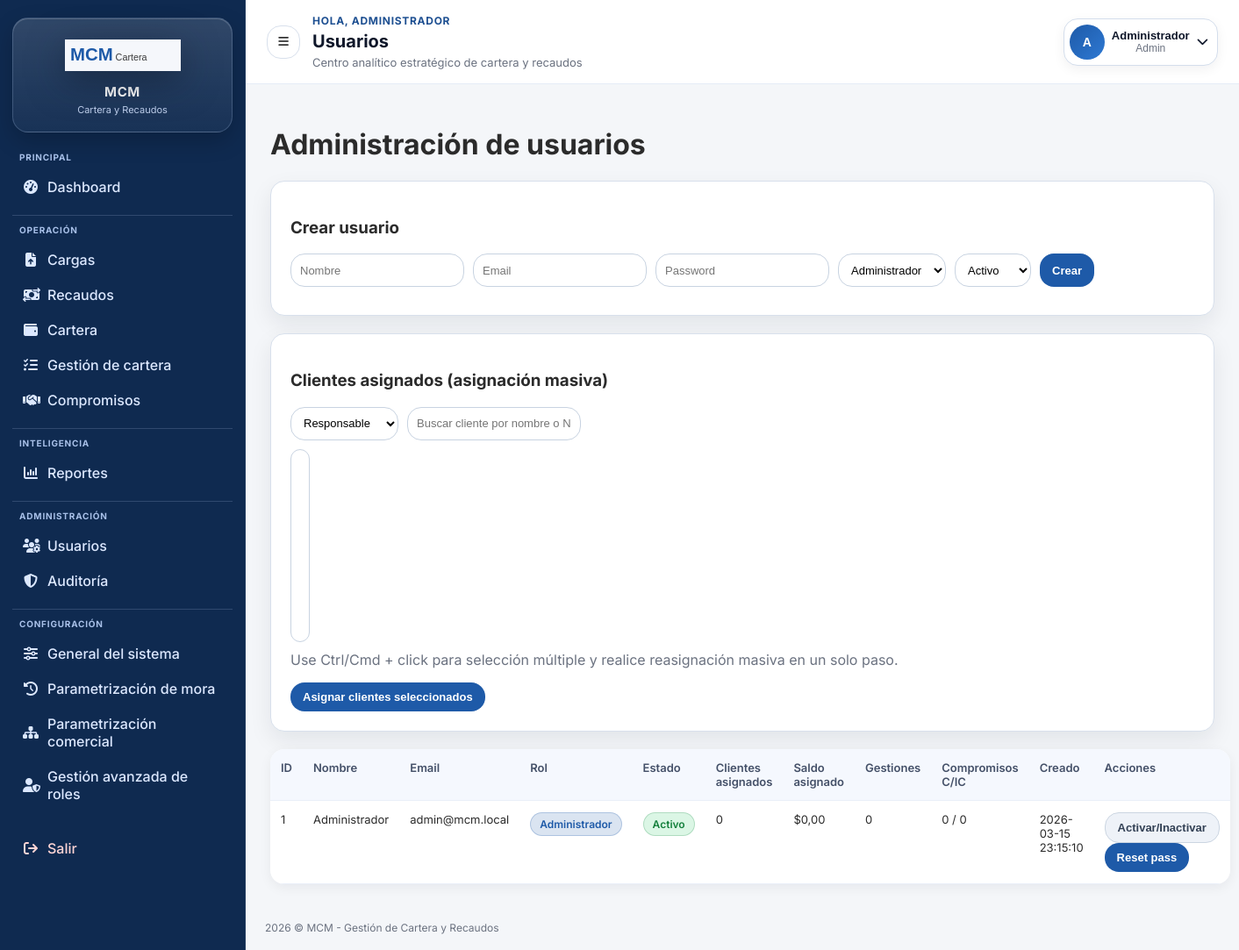
The app's page /admin/usuarios.php (signed in) with its own data.
### tables this page shows
CREATE TABLE IF NOT EXISTS usuarios (
    id BIGINT AUTO_INCREMENT PRIMARY KEY,
    nombre VARCHAR(120) NOT NULL,
    email VARCHAR(120) NOT NULL UNIQUE,
    password_hash VARCHAR(255) NOT NULL,
    rol ENUM('admin', 'analista', 'visualizador') NOT NULL DEFAULT 'visualizador',
    estado ENUM('activo', 'inactivo') NOT NULL DEFAULT 'activo',
    created_at DATETIME NOT NULL DEFAULT CURRENT_TIMESTAMP,
    updated_at DATETIME NOT NULL DEFAULT CURRENT_TIMESTAMP ON UPDATE CURRENT_TIMESTAMP
);

### public/admin/usuarios.php (called while the page is built)
<?php
require_once __DIR__ . '/../modules/admin/usuarios.php';

### app/config/app.php (called while the page is built, shortened)
<?php
if (!function_exists('app_base_url')) {
    function app_base_url(): string
    {
        return APP_BASE_URL;
    }
}
if (!function_exists('app_starts_with')) {
    function app_starts_with(string $haystack, string $needle): bool
    {
        return $needle === '' || strncmp($haystack, $needle, strlen($needle)) === 0;
    }
}
if (!function_exists('app_url')) {
    function app_url(string $path = ''): string
    {
        $base = app_base_url();
        $cleanPath = ltrim($path, '/');
        return $base === '' ? '/' . $cleanPath : $base . '/' . $cleanPath;
    }
}
if (!function_exists('app_request_path')) {
    function app_request_path(): string
    {
        $uriPath = (string)(parse_url($_SERVER['REQUEST_URI'] ?? '', PHP_URL_PATH) ?? '/');
        $base = app_base_url();
        if ($base !== '' && app_starts_with($uriPath, $base)) {
            $uriPath = substr($uriPath, strlen($base));
        }
        $uriPath = '/' . ltrim($uriPath, '/');
        return $uriPath;
    }
}
if (!function_exists('app_route_is')) {
    function app_route_is(array $paths): bool
    {
        $current = app_request_path();
        foreach ($paths as $path) {
            $normalized = '/' . ltrim($path, '/');
            $prefix = rtrim($normalized, '/') . '/';
        }
        return false;
    }
}

### app/services/SystemSettingsService.php (called while the page is built, shortened)
<?php
require_once __DIR__ . '/../config/app.php';
function system_setting_get(PDO $pdo, string $key, ?string $default = null): ?string
{
    $stmt = $pdo->prepare('SELECT setting_value FROM system_settings WHERE setting_key = ? LIMIT 1');
    $stmt->execute([$key]);
    $value = $stmt->fetchColumn();
    if ($value === false || $value === null || trim((string)$value) === '') {
        return $default;
    }
    return (string)$value;
}
function system_logo_default_path(): string
{
    return 'assets/img/logo-mcm.svg';
}
function system_logo_public_path(?string $relativePath): ?string
{
    if (!is_string($relativePath) || trim($relativePath) === '') {
        return null;
    }
    $normalized = ltrim(str_replace('\\', '/', $relativePath), '/');
    return $normalized;
}
function system_logo_url(?PDO $pdo = null): string
{
    $customPath = null;
    if ($pdo instanceof PDO) {
        try {
            $customPath = system_setting_get($pdo, 'institutional_logo_path');
        } catch (Throwable $exception) {
            $customPath = null;
        }
    } else {
        try {
            require __DIR__ . '/../config/db.php';
            if (isset($pdo) && $pdo instanceof PDO) {
                $customPath = system_setting_get($pdo, 'institutional_logo_path');
            }
        } catch (Throwable $exception) {
            $customPath = null;
        }
    }
    $resolvedCustomPath = system_logo_public_path($customPath);
    $cached = app_url($resolvedCustomPath ?? system_logo_default_path());
    return $cached;
}

### app/config/db.php (called while the page is built, shortened)
<?php
$user = getenv('DB_USER') ?: 'root';

### app/config/auth.php (called while the page is built, shortened)
<?php
function current_user(): ?array
{
    return $_SESSION['user'] ?? null;
}

### public/modules/admin/usuarios.php (the view, shortened to what this page needs)
<?php
require_once __DIR__ . '/../../../app/config/db.php';
require_once __DIR__ . '/../../../app/views/layout.php';
$users = $pdo->query('SELECT id, nombre, email, rol, estado, created_at FROM usuarios ORDER BY nombre ASC')->fetchAll();
$assignmentStatsStmt = $pdo->query(
    'SELECT u.id,
            COUNT(DISTINCT c.id) AS clientes_asignados,
            COALESCE(SUM(d.saldo_pendiente), 0) AS saldo_total_asignado,
            COUNT(DISTINCT g.id) AS gestiones_realizadas,
            SUM(CASE WHEN g.compromiso_pago IS NOT NULL AND g.compromiso_pago >= CURDATE() THEN 1 ELSE 0 END) AS compromisos_cumplidos,
            SUM(CASE WHEN g.compromiso_pago IS NOT NULL AND g.compromiso_pago < CURDATE() AND d.saldo_pendiente > 0 THEN 1 ELSE 0 END) AS compromisos_incumplidos
     FROM usuarios u
     LEFT JOIN clientes c ON c.responsable_usuario_id = u.id
     LEFT JOIN cartera_documentos d ON d.cliente_id = c.id AND d.estado_documento = "activo"
     LEFT JOIN bitacora_gestion g ON g.id_documento = d.id AND g.usuario_id = u.id
     GROUP BY u.id'
);
$assignmentStats = [];
foreach ($assignmentStatsStmt->fetchAll(PDO::FETCH_ASSOC) as $stat) {
    $assignmentStats[(int)$stat['id']] = $stat;
}
ob_start(); ?>
<h1>Administración de usuarios</h1>
<div class="card"><h3>Crear usuario</h3>
<form method="post"><div class="row"><input name="nombre" placeholder="Nombre" required><input type="email" name="email" placeholder="Email" required><input name="password" type="password" placeholder="Password" required><select name="rol"><option value="admin">Administrador</option></select><select name="estado"><option value="activo">Activo</option></select><button class="btn">Crear</button></div></form>
</div>
<div class="card">
  <h3>Clientes asignados (asignación masiva)</h3>
  <form method="post">
    <div class="row">
      <select name="usuario_id" required>
        <option value="">Responsable</option>
      </select>
      <input type="text" id="clientFilter" placeholder="Buscar cliente por nombre o NIT">
    </div>
    <div class="row" style="margin-top:8px;">
      <select name="cliente_ids[]" id="clientAssignSelect" multiple size="12" style="min-height:220px" required>
      </select>
    </div>
    <p class="muted">Use Ctrl/Cmd + click para selección múltiple y realice reasignación masiva en un solo paso.</p>
    <button class="btn">Asignar clientes seleccionados</button>
  </form>
</div>
<table class="table"><tr><th>ID</th><th>Nombre</th><th>Email</th><th>Rol</th><th>Estado</th><th>Clientes asignados</th><th>Saldo asignado</th><th>Gestiones</th><th>Compromisos C/IC</th><th>Creado</th><th>Acciones</th></tr><?php foreach($users as $u): $stats = $assignmentStats[(int)$u['id']] ?? ['clientes_asignados' => 0, 'saldo_total_asignado' => 0, 'gestiones_realizadas' => 0, 'compromisos_cumplidos' => 0, 'compromisos_incumplidos' => 0]; ?><tr><td><?= (int)$u['id'] ?></td><td><?= htmlspecialchars($u['nombre']) ?></td><td><?= htmlspecialchars($u['email']) ?></td><td><?php if ($u['rol']==='admin') { echo ui_badge('Administrador', 'info'); } elseif ($u['rol']==='analista') { echo ui_badge('Analista', 'default'); } else { echo ui_badge('Visualizador', 'warning'); } ?></td><td><?= $u['estado']==='activo' ? ui_badge('Activo', 'success') : ui_badge('Inactivo', 'danger') ?></td><td><?= (int)$stats['clientes_asignados'] ?></td><td>$<?= number_format((float)$stats['saldo_total_asignado'], 2, ',', '.') ?></td><td><?= (int)$stats['gestiones_realizadas'] ?></td><td><?= (int)$stats['compromisos_cumplidos'] ?> / <?= (int)$stats['compromisos_incumplidos'] ?></td><td><?= htmlspecialchars($u['created_at']) ?></td><td><form style="display:inline" method="post"><input type="hidden" name="action" value="toggle"><input type="hidden" name="id" value="<?= (int)$u['id'] ?>"><input type="hidden" name="estado" value="<?= $u['estado']==='activo'?'inactivo':'activo' ?>"><button class="btn btn-muted">Activar/Inactivar</button></form> <form style="display:inline" method="post"><input type="hidden" name="action" value="reset"><input type="hidden" name="id" value="<?= (int)$u['id'] ?>"><button class="btn">Reset pass</button></form></td></tr><?php endforeach; ?></table>
<?php
$content = ob_get_clean();
render_layout('Usuarios', $content);

### app/views/layout.php (shortened to what this page needs)
<?php
require_once __DIR__ . '/../config/auth.php';
require_once __DIR__ . '/../config/app.php';
require_once __DIR__ . '/../services/SystemSettingsService.php';
function ui_badge(string $text, string $variant = 'default'): string
{
    $allowed = ['default', 'success', 'warning', 'danger', 'info'];
    return '<span class="badge badge-' . $variant . '">' . htmlspecialchars($text) . '</span>';
}
function render_layout(string $title, string $content): void
{
    $user = current_user();
    $role = $user['rol'] ?? 'visualizador';
    $menuBySection = [];
    foreach ($menu as $item) {
        $section = $item['section'] ?? 'General';
        $menuBySection[$section][] = $item;
    }
    ?>
    <!doctype html>
    <html lang="es">
    <head>
      <?php $logoUrl = system_logo_url(); ?>
      <link rel="stylesheet" href="https://cdnjs.cloudflare.com/ajax/libs/font-awesome/6.5.2/css/all.min.css">
      <link rel="stylesheet" href="<?= htmlspecialchars(app_url('assets/css/app.css')) ?>">
    </head>
    <body>
      <aside class="app-sidebar" id="appSidebar">
        <div class="sidebar-brand">
          <img src="<?= htmlspecialchars($logoUrl) ?>" alt="MCM" class="sidebar-logo">
          <div class="sidebar-brand-text">
            <div class="sidebar-brand-title">MCM</div>
            <div class="sidebar-brand-subtitle">Cartera y Recaudos</div>
          </div>
        </div>
        <nav class="sidebar-nav">
          <?php foreach ($menuBySection as $sectionName => $items): ?>
            <div class="sidebar-section">
              <p class="sidebar-section-label"><?= htmlspecialchars($sectionName) ?></p>
              <?php foreach ($items as $item): ?>
                <?php $active = app_route_is($item['match']); ?>
                <a class="sidebar-link <?= $active ? 'active' : '' ?>" href="<?= htmlspecialchars(app_url($item['url'])) ?>">
                  <i class="<?= htmlspecialchars($item['icon']) ?>"></i>
                  <span><?= htmlspecialchars($item['label']) ?></span>
                </a>
              <?php endforeach; ?>
            </div>
          <?php endforeach; ?>
          <a class="sidebar-link logout-link" href="<?= htmlspecialchars(app_url('logout.php')) ?>">
            <i class="fa-solid fa-arrow-right-from-bracket"></i>
            <span>Salir</span>
          </a>
        </nav>
      </aside>
      <div class="app-main">
        <header class="app-topbar">
          <button class="icon-button" id="sidebarToggle" type="button" aria-label="Abrir menú">
            <i class="fa-solid fa-bars"></i>
          </button>
          <div class="topbar-title-wrap">
            <p class="topbar-greeting">Hola, <?= htmlspecialchars((string)($user['nombre'] ?? 'equipo')) ?></p>
            <h1 class="topbar-title"><?= htmlspecialchars($title) ?></h1>
            <p class="topbar-subtitle">Centro analítico estratégico de cartera y recaudos</p>
          </div>
          <div class="topbar-user" id="topbarUserMenu">
            <button class="user-menu-trigger" id="userMenuToggle" type="button" aria-label="Abrir menú de usuario" aria-expanded="false">
              <div class="avatar">
                <?= strtoupper(substr((string)($user['nombre'] ?? 'U'), 0, 1)) ?>
              </div>
              <div class="user-meta">
                <strong><?= htmlspecialchars((string)($user['nombre'] ?? 'Usuario')) ?></strong>
                <span><?= htmlspecialchars(ucfirst((string)$role)) ?></span>
              </div>
              <i class="fa-solid fa-chevron-down"></i>
            </button>
          </div>
        </header>
        <main class="app-content">
          <?= $content ?>
        </main>
        <footer class="app-footer">
          <span><?= date('Y') ?> &copy; MCM - Gestión de Cartera y Recaudos</span>
        </footer>
      </div>
    </body>
    </html>
    <?php
}

### records on screen
usuarios: nombre "ADMINISTRADOR", nombre "A", nombre "Administrador", rol "Admin", id "1", email "admin@mcm.local", text "Administrador Activo", clientes_asignados "0", saldo_total_asignado "0,00", gestiones_realizadas "0", compromisos_cumplidos "0", compromisos_incumplidos "0", created_at "2026-03-15 23:15:10"

### other values on screen
$sectionName "PRINCIPAL"
$item['label'] "Dashboard"
$sectionName "OPERACIÓN"
$item['label'] "Cargas"
$item['label'] "Recaudos"
$item['label'] "Cartera"
$item['label'] "Gestión de cartera"
$item['label'] "Compromisos"
$sectionName "INTELIGENCIA"
$item['label'] "Reportes"
$sectionName "ADMINISTRACIÓN"
$item['label'] "Usuarios"
$item['label'] "Auditoría"
$sectionName "CONFIGURACIÓN"
$item['label'] "General del sistema"
